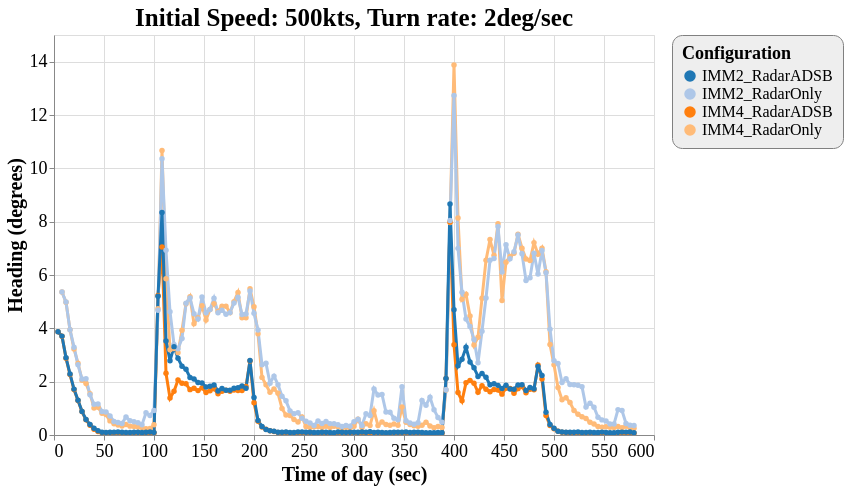

This figure's Vega-Lite source:
### Vega-Lite specification from a JSON file in a GitHub repository (floating-point values rounded to 4 significant figures; data arrays with more than 128 entries replaced by an {"elided": "..."} marker saying what was removed)
{"config": {"view": {"continuousWidth": 600, "continuousHeight": 400}, "axisX": {"labelFontSize": 18, "titleFontSize": 20}, "axisY": {"labelFontSize": 18, "titleFontSize": 20}, "font": "Times New Roman", "legend": {"cornerRadius": 10, "fillColor": "#EEEEEE", "labelFontSize": 16, "padding": 10, "strokeColor": "gray", "titleFontSize": 18}, "title": {"fontSize": 25}}, "data": {"name": "data-873d58813dc6f6ba44c15c0e47d6121d"}, "mark": {"type": "line", "point": true, "strokeWidth": 3}, "encoding": {"color": {"type": "ordinal", "field": "config", "scale": {"scheme": "category20"}, "title": "Configuration"}, "x": {"type": "quantitative", "field": "time", "title": "Time of day (sec)"}, "y": {"type": "quantitative", "field": "rmse_hdg", "scale": {"domain": [0, 15], "zero": false}, "title": "Heading (degrees)"}}, "selection": {"selector048": {"type": "interval", "bind": "scales", "encodings": ["x", "y"]}}, "title": "Initial Speed: 500kts, Turn rate: 2deg/sec", "$schema": "https://vega.github.io/schema/vega-lite/v4.8.1.json", "datasets": {"data-873d58813dc6f6ba44c15c0e47d6121d": {"elided": "578 records"}}}
